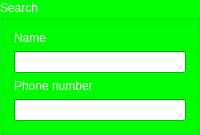
       <widget class="QGroupBox" name="groupBox_2">
        <property name="palette">
         <palette>
          <active>
           <colorrole role="WindowText">
            <brush brushstyle="SolidPattern">
             <color alpha="255">
              <red>255</red>
              <green>255</green>
              <blue>255</blue>
             </color>
            </brush>
           </colorrole>
           <colorrole role="Button">
            <brush brushstyle="SolidPattern">
             <color alpha="255">
              <red>0</red>
              <green>255</green>
              <blue>0</blue>
             </color>
            </brush>
           </colorrole>
           <colorrole role="Light">
            <brush brushstyle="SolidPattern">
             <color alpha="255">
              <red>127</red>
              <green>255</green>
              <blue>127</blue>
             </color>
            </brush>
           </colorrole>
           <colorrole role="Midlight">
            <brush brushstyle="SolidPattern">
             <color alpha="255">
              <red>63</red>
              <green>255</green>
              <blue>63</blue>
             </color>
            </brush>
           </colorrole>
           <colorrole role="Dark">
            <brush brushstyle="SolidPattern">
             <color alpha="255">
              <red>0</red>
              <green>127</green>
              <blue>0</blue>
             </color>
            </brush>
           </colorrole>
           <colorrole role="Mid">
            <brush brushstyle="SolidPattern">
             <color alpha="255">
              <red>0</red>
              <green>170</green>
              <blue>0</blue>
             </color>
            </brush>
           </colorrole>
           <colorrole role="Text">
            <brush brushstyle="SolidPattern">
             <color alpha="255">
              <red>0</red>
              <green>0</green>
              <blue>0</blue>
             </color>
            </brush>
           </colorrole>
           <colorrole role="BrightText">
            <brush brushstyle="SolidPattern">
             <color alpha="255">
              <red>255</red>
              <green>255</green>
              <blue>255</blue>
             </color>
            </brush>
           </colorrole>
           <colorrole role="ButtonText">
            <brush brushstyle="SolidPattern">
             <color alpha="255">
              <red>0</red>
              <green>0</green>
              <blue>0</blue>
             </color>
            </brush>
           </colorrole>
           <colorrole role="Base">
            <brush brushstyle="SolidPattern">
             <color alpha="255">
              <red>255</red>
              <green>255</green>
              <blue>255</blue>
             </color>
            </brush>
           </colorrole>
           <colorrole role="Window">
            <brush brushstyle="SolidPattern">
             <color alpha="255">
              <red>0</red>
              <green>255</green>
              <blue>0</blue>
             </color>
            </brush>
           </colorrole>
           <colorrole role="Shadow">
            <brush brushstyle="SolidPattern">
             <color alpha="255">
              <red>0</red>
              <green>0</green>
              <blue>0</blue>
             </color>
            </brush>
           </colorrole>
           <colorrole role="AlternateBase">
            <brush brushstyle="SolidPattern">
             <color alpha="255">
              <red>127</red>
              <green>255</green>
              <blue>127</blue>
             </color>
            </brush>
           </colorrole>
           <colorrole role="ToolTipBase">
            <brush brushstyle="SolidPattern">
             <color alpha="255">
              <red>255</red>
              <green>255</green>
              <blue>220</blue>
             </color>
            </brush>
           </colorrole>
           <colorrole role="ToolTipText">
            <brush brushstyle="SolidPattern">
             <color alpha="255">
              <red>0</red>
              <green>0</green>
              <blue>0</blue>
             </color>
            </brush>
           </colorrole>
           <colorrole role="PlaceholderText">
            <brush brushstyle="SolidPattern">
             <color alpha="128">
              <red>0</red>
              <green>0</green>
              <blue>0</blue>
             </color>
            </brush>
           </colorrole>
          </active>
          <inactive>
           <colorrole role="WindowText">
            <brush brushstyle="SolidPattern">
             <color alpha="255">
              <red>255</red>
              <green>255</green>
              <blue>255</blue>
             </color>
            </brush>
           </colorrole>
           <colorrole role="Button">
            <brush brushstyle="SolidPattern">
             <color alpha="255">
              <red>0</red>
              <green>255</green>
              <blue>0</blue>
             </color>
            </brush>
           </colorrole>
           <colorrole role="Light">
            <brush brushstyle="SolidPattern">
             <color alpha="255">
              <red>127</red>
              <green>255</green>
              <blue>127</blue>
             </color>
            </brush>
           </colorrole>
           <colorrole role="Midlight">
            <brush brushstyle="SolidPattern">
             <color alpha="255">
              <red>63</red>
              <green>255</green>
              <blue>63</blue>
             </color>
            </brush>
           </colorrole>
           <colorrole role="Dark">
            <brush brushstyle="SolidPattern">
             <color alpha="255">
              <red>0</red>
              <green>127</green>
              <blue>0</blue>
             </color>
            </brush>
           </colorrole>
           <colorrole role="Mid">
            <brush brushstyle="SolidPattern">
             <color alpha="255">
              <red>0</red>
              <green>170</green>
              <blue>0</blue>
             </color>
            </brush>
           </colorrole>
           <colorrole role="Text">
            <brush brushstyle="SolidPattern">
             <color alpha="255">
              <red>0</red>
              <green>0</green>
              <blue>0</blue>
             </color>
            </brush>
           </colorrole>
           <colorrole role="BrightText">
            <brush brushstyle="SolidPattern">
             <color alpha="255">
              <red>255</red>
              <green>255</green>
              <blue>255</blue>
             </color>
            </brush>
           </colorrole>
           <colorrole role="ButtonText">
            <brush brushstyle="SolidPattern">
             <color alpha="255">
              <red>0</red>
              <green>0</green>
              <blue>0</blue>
             </color>
            </brush>
           </colorrole>
           <colorrole role="Base">
            <brush brushstyle="SolidPattern">
             <color alpha="255">
              <red>255</red>
              <green>255</green>
              <blue>255</blue>
             </color>
            </brush>
           </colorrole>
           <colorrole role="Window">
            <brush brushstyle="SolidPattern">
             <color alpha="255">
              <red>0</red>
              <green>255</green>
              <blue>0</blue>
             </color>
            </brush>
           </colorrole>
           <colorrole role="Shadow">
            <brush brushstyle="SolidPattern">
             <color alpha="255">
              <red>0</red>
              <green>0</green>
              <blue>0</blue>
             </color>
            </brush>
           </colorrole>
           <colorrole role="AlternateBase">
            <brush brushstyle="SolidPattern">
             <color alpha="255">
              <red>127</red>
              <green>255</green>
              <blue>127</blue>
             </color>
            </brush>
           </colorrole>
           <colorrole role="ToolTipBase">
            <brush brushstyle="SolidPattern">
             <color alpha="255">
              <red>255</red>
              <green>255</green>
              <blue>220</blue>
             </color>
            </brush>
           </colorrole>
           <colorrole role="ToolTipText">
            <brush brushstyle="SolidPattern">
             <color alpha="255">
              <red>0</red>
              <green>0</green>
              <blue>0</blue>
             </color>
            </brush>
           </colorrole>
           <colorrole role="PlaceholderText">
            <brush brushstyle="SolidPattern">
             <color alpha="128">
              <red>0</red>
              <green>0</green>
              <blue>0</blue>
             </color>
            </brush>
           </colorrole>
          </inactive>
          <disabled>
           <colorrole role="WindowText">
            <brush brushstyle="SolidPattern">
             <color alpha="255">
              <red>0</red>
              <green>127</green>
              <blue>0</blue>
             </color>
            </brush>
           </colorrole>
           <colorrole role="Button">
            <brush brushstyle="SolidPattern">
             <color alpha="255">
              <red>0</red>
              <green>255</green>
              <blue>0</blue>
             </color>
            </brush>
           </colorrole>
           <colorrole role="Light">
            <brush brushstyle="SolidPattern">
             <color alpha="255">
              <red>127</red>
              <green>255</green>
              <blue>127</blue>
             </color>
            </brush>
           </colorrole>
           <colorrole role="Midlight">
            <brush brushstyle="SolidPattern">
             <color alpha="255">
              <red>63</red>
              <green>255</green>
              <blue>63</blue>
             </color>
            </brush>
           </colorrole>
           <colorrole role="Dark">
            <brush brushstyle="SolidPattern">
             <color alpha="255">
              <red>0</red>
              <green>127</green>
              <blue>0</blue>
             </color>
            </brush>
           </colorrole>
           <colorrole role="Mid">
            <brush brushstyle="SolidPattern">
             <color alpha="255">
              <red>0</red>
              <green>170</green>
              <blue>0</blue>
             </color>
            </brush>
           </colorrole>
           <colorrole role="Text">
            <brush brushstyle="SolidPattern">
             <color alpha="255">
              <red>0</red>
              <green>127</green>
              <blue>0</blue>
             </color>
            </brush>
           </colorrole>
           <colorrole role="BrightText">
            <brush brushstyle="SolidPattern">
             <color alpha="255">
              <red>255</red>
              <green>255</green>
              <blue>255</blue>
             </color>
            </brush>
           </colorrole>
           <colorrole role="ButtonText">
            <brush brushstyle="SolidPattern">
             <color alpha="255">
              <red>0</red>
              <green>127</green>
              <blue>0</blue>
             </color>
            </brush>
           </colorrole>
           <colorrole role="Base">
            <brush brushstyle="SolidPattern">
             <color alpha="255">
              <red>0</red>
              <green>255</green>
              <blue>0</blue>
             </color>
            </brush>
           </colorrole>
           <colorrole role="Window">
            <brush brushstyle="SolidPattern">
             <color alpha="255">
              <red>0</red>
              <green>255</green>
              <blue>0</blue>
             </color>
            </brush>
           </colorrole>
           <colorrole role="Shadow">
            <brush brushstyle="SolidPattern">
             <color alpha="255">
              <red>0</red>
              <green>0</green>
              <blue>0</blue>
             </color>
            </brush>
           </colorrole>
           <colorrole role="AlternateBase">
            <brush brushstyle="SolidPattern">
             <color alpha="255">
              <red>0</red>
              <green>255</green>
              <blue>0</blue>
             </color>
            </brush>
           </colorrole>
           <colorrole role="ToolTipBase">
            <brush brushstyle="SolidPattern">
             <color alpha="255">
              <red>255</red>
              <green>255</green>
              <blue>220</blue>
             </color>
            </brush>
           </colorrole>
           <colorrole role="ToolTipText">
            <brush brushstyle="SolidPattern">
             <color alpha="255">
              <red>0</red>
              <green>0</green>
              <blue>0</blue>
             </color>
            </brush>
           </colorrole>
           <colorrole role="PlaceholderText">
            <brush brushstyle="SolidPattern">
             <color alpha="128">
              <red>0</red>
              <green>0</green>
              <blue>0</blue>
             </color>
            </brush>
           </colorrole>
          </disabled>
         </palette>
        </property>
        <property name="cursor">
         <cursorShape>IBeamCursor</cursorShape>
        </property>
        <property name="autoFillBackground">
         <bool>false</bool>
        </property>
        <property name="title">
         <string>Search</string>
        </property>
        <property name="flat">
         <bool>false</bool>
        </property>
        <property name="checkable">
         <bool>false</bool>
        </property>
        <layout class="QVBoxLayout" name="verticalLayout_2">
         <item>
          <widget class="QLabel" name="label">
           <property name="sizeIncrement">
            <size>
             <width>50</width>
             <height>50</height>
            </size>
           </property>
           <property name="frameShape">
            <enum>QFrame::NoFrame</enum>
           </property>
           <property name="text">
            <string>Name</string>
           </property>
           <property name="textFormat">
            <enum>Qt::RichText</enum>
           </property>
           <property name="scaledContents">
            <bool>true</bool>
           </property>
           <property name="alignment">
            <set>Qt::AlignLeading|Qt::AlignLeft|Qt::AlignVCenter</set>
           </property>
           <property name="wordWrap">
            <bool>false</bool>
           </property>
           <property name="margin">
            <number>0</number>
           </property>
           <property name="indent">
            <number>-1</number>
           </property>
          </widget>
         </item>
         <item>
          <widget class="QLineEdit" name="nameSearch"/>
         </item>
         <item>
          <widget class="QLabel" name="label_2">
           <property name="text">
            <string>Phone number</string>
           </property>
          </widget>
         </item>
         <item>
          <widget class="QLineEdit" name="numberSearch"/>
         </item>
        </layout>
       </widget>
